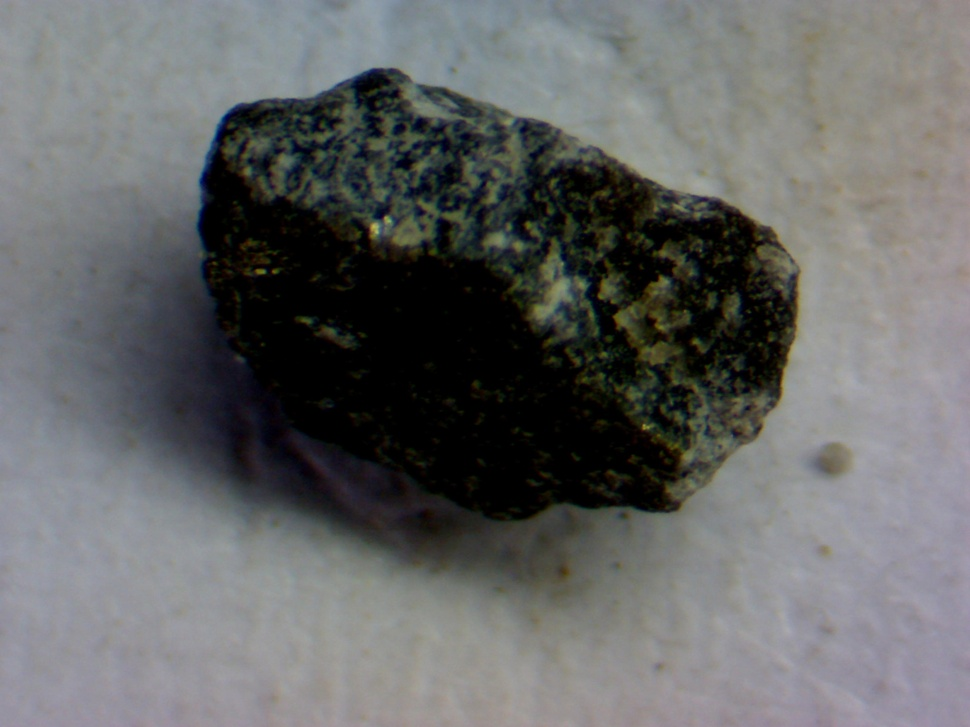
//> input picture OpenCV/Basic/images/1-2-3-src.jpg, 970 x 727 px, shrunk from 3200 x 2400 before the run
$ ./main   (built with g++ and OpenCV 4)
//> lines starting //> are read from the running program, lines starting //| are printed output that depends on the picture
#include "opencv2/opencv.hpp"
#include <iostream>
using namespace std;
using namespace cv;

Mat g_srcImage, g_dstImage, g_grayImage, g_maskImage;//定义原始图、目标图、灰度图、掩模图
int g_nFillMode = 1;//漫水填充的模式
int g_nLowDifference = 20, g_nUpDifference = 20;//负差最大值、正差最大值
int g_nConnectivity = 4;//表示floodFill函数标识符低八位的连通值
int g_bIsColor = true;//是否为彩色图的标识符布尔值
bool g_bUseMask = false;//是否显示掩膜窗口的布尔值
int g_nNewMaskVal = 255;//新的重新绘制的像素值

static void ShowHelpText()
{
	//输出一些帮助信息
	printf("\n\n\n\t欢迎来到漫水填充示例程序~\n\n");
	printf("\n\n\t按键操作说明: \n\n"
		"\t\t鼠标点击图中区域- 进行漫水填充操作\n"
		"\t\t键盘按键【ESC】- 退出程序\n"
		"\t\t键盘按键【1】-  切换彩色图/灰度图模式\n"
		"\t\t键盘按键【2】- 显示/隐藏掩膜窗口\n"
		"\t\t键盘按键【3】- 恢复原始图像\n"
		"\t\t键盘按键【4】- 使用空范围的漫水填充\n"
		"\t\t键盘按键【5】- 使用渐变、固定范围的漫水填充\n"
		"\t\t键盘按键【6】- 使用渐变、浮动范围的漫水填充\n"
		"\t\t键盘按键【7】- 操作标志符的低八位使用4位的连接模式\n"
		"\t\t键盘按键【8】- 操作标志符的低八位使用8位的连接模式\n"
		"\n\n\t\t\t\t\t\t\t\t by浅墨\n\n\n"
	);
}

//鼠标消息onMouse回调函数
static void onMouse(int event, int x, int y, int, void*)
{
	// 若鼠标左键没有按下，便返回
	if (event != CV_EVENT_LBUTTONDOWN)
		return;
	//-------------------【<1>调用floodFill函数之前的参数准备部分】---------------
	Point seed = Point(x, y);
	int LowDifference = (g_nFillMode == 0) ? 0 : g_nLowDifference;//空范围的漫水填充，此值设为0，否则设为全局的g_nLowDifference
	int UpDifference = g_nFillMode == 0 ? 0 : g_nUpDifference;//空范围的漫水填充，此值设为0，否则设为全局的g_nUpDifference
	int flags = g_nConnectivity + (g_nNewMaskVal << 8) +
		(g_nFillMode == 1 ? CV_FLOODFILL_FIXED_RANGE : 0);//标识符的0~7位为g_nConnectivity，8~15位为g_nNewMaskVal左移8位的值，16~23位为CV_FLOODFILL_FIXED_RANGE或者0。

														  //随机生成bgr值
	int b = (unsigned)theRNG() & 255;//随机返回一个0~255之间的值
	int g = (unsigned)theRNG() & 255;//随机返回一个0~255之间的值
	int r = (unsigned)theRNG() & 255;//随机返回一个0~255之间的值
	Rect ccomp;//定义重绘区域的最小边界矩形区域

	Scalar newVal = g_bIsColor ? Scalar(b, g, r) : Scalar(r*0.299 + g * 0.587 + b * 0.114);//在重绘区域像素的新值，若是彩色图模式，取Scalar(b, g, r)；若是灰度图模式，取Scalar(r*0.299 + g*0.587 + b*0.114)

	Mat dst = g_bIsColor ? g_dstImage : g_grayImage;//目标图的赋值
	int area;

	//--------------------【<2>正式调用floodFill函数】-----------------------------
	if (g_bUseMask)
	{
		threshold(g_maskImage, g_maskImage, 1, 128, CV_THRESH_BINARY);
		area = floodFill(dst, g_maskImage, seed, newVal, &ccomp, Scalar(LowDifference, LowDifference, LowDifference),
			Scalar(UpDifference, UpDifference, UpDifference), flags);
		imshow("mask", g_maskImage);
	}
	else
	{
		area = floodFill(dst, seed, newVal, &ccomp, Scalar(LowDifference, LowDifference, LowDifference),
			Scalar(UpDifference, UpDifference, UpDifference), flags);
	}

	imshow("效果图", dst);
	cout << area << " 个像素被重绘\n";
}

void main()
{
	//system("color 2F");//改变console字体颜色
	g_srcImage = imread("images/1-2-3-src.jpg", 1);//载入原图
//> g_srcImage is the input picture: 727 rows x 970 cols, CV_8UC3; mean B, G, R 102.6, 102.7, 101.6
	if (!g_srcImage.data) { printf("Oh，no，读取图片image0错误~！ \n"); return; }
	ShowHelpText();

	g_srcImage.copyTo(g_dstImage);//拷贝源图到目标图
								  //cvtColor(g_srcImage, g_grayImage, COLOR_BGR2GRAY);//转换三通道的image0到灰度图
	g_maskImage.create(g_srcImage.rows + 2, g_srcImage.cols + 2, CV_8UC1);//利用image0的尺寸来初始化掩膜mask

	namedWindow("效果图", CV_WINDOW_NORMAL);
	//创建Trackbar
	createTrackbar("负差最大值", "效果图", &g_nLowDifference, 255, 0);
	createTrackbar("正差最大值", "效果图", &g_nUpDifference, 255, 0);
	//鼠标回调函数
	setMouseCallback("效果图", onMouse, 0);

	//循环轮询按键
	while (1)
	{
		//先显示效果图
		imshow("效果图", g_bIsColor ? g_dstImage : g_grayImage);
		//获取键盘按键
		int c = waitKey(0);
//> the left mouse button is pressed and released at (242, 181)
//> in onMouse, `area = floodFill(dst, seed, newVal, &ccomp, Scalar(LowDifference, LowD..`: area = 86444; ccomp = Rect(203, 150, 475, 370)
//| 86444 个像素被重绘
//> the left mouse button is pressed and released at (727, 181)
//> call 3 of onMouse, with event = 1, x = 727, y = 181
//> in onMouse (call 3), `area = floodFill(dst, seed, newVal, &ccomp, Scalar(LowDifference, LowD..`:
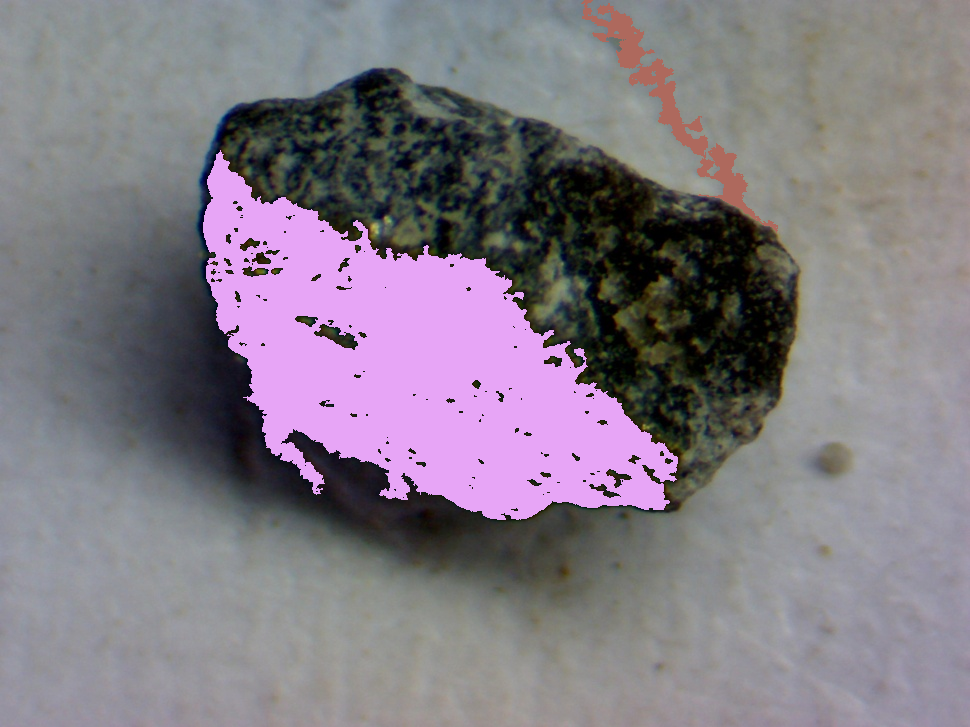
//> dst: 727 rows x 970 cols, CV_8UC3; mean B, G, R 132.3, 122.4, 129.9
//> in onMouse (call 3), `area = floodFill(dst, seed, newVal, &ccomp, Scalar(LowDifference, LowD..`: area = 5604; ccomp = Rect(581, 0, 197, 233)
//| 5604 个像素被重绘
//> the left mouse button is pressed and released at (727, 545)
//> in onMouse (call 5), `area = floodFill(dst, seed, newVal, &ccomp, Scalar(LowDifference, LowD..`:
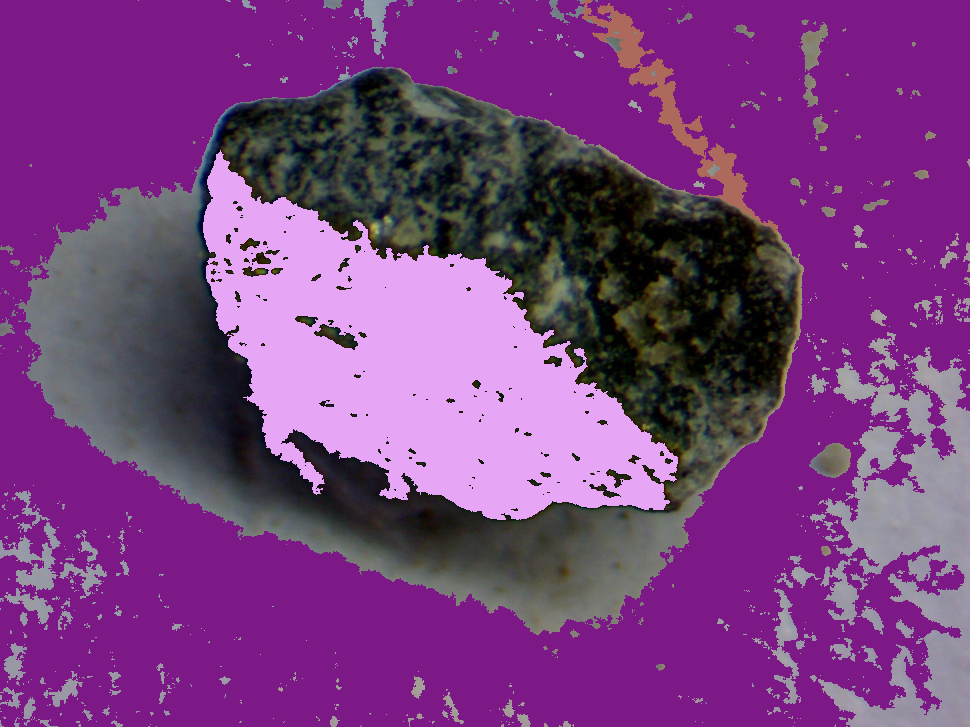
//> dst: 727 rows x 970 cols, CV_8UC3; mean B, G, R 126.5, 61.9, 119.9
//> in onMouse (call 5), `area = floodFill(dst, seed, newVal, &ccomp, Scalar(LowDifference, LowD..`: area = 356520; ccomp = Rect(0, 0, 970, 727)
//| 356520 个像素被重绘
//> the left mouse button is pressed and released at (242, 545)
//> in onMouse (call 7), `area = floodFill(dst, seed, newVal, &ccomp, Scalar(LowDifference, LowD..`:
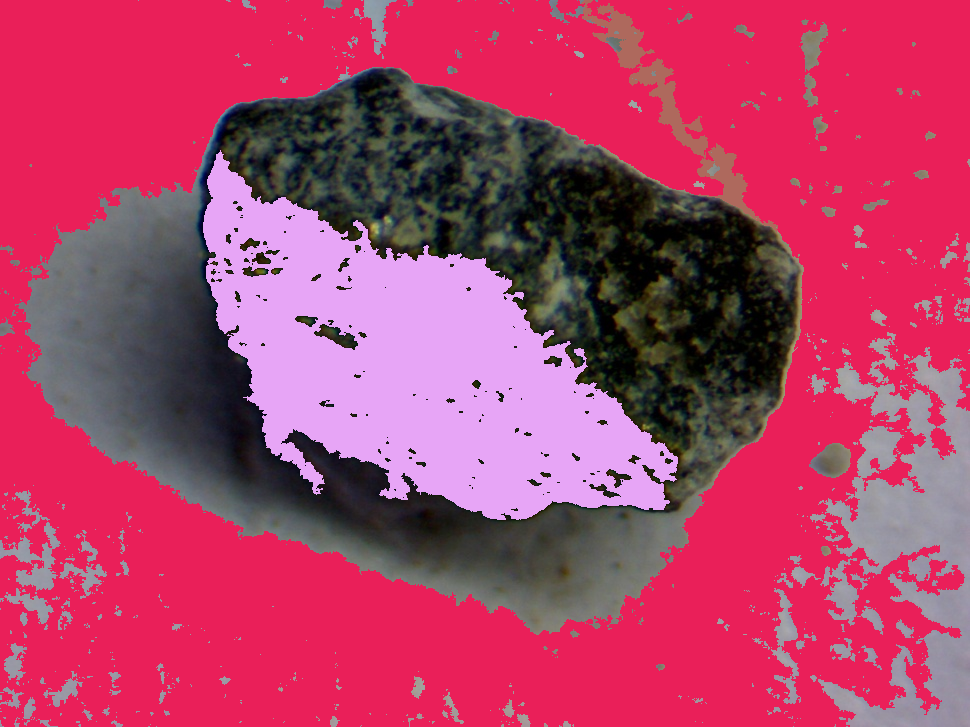
//> dst: 727 rows x 970 cols, CV_8UC3; mean B, G, R 103.7, 65, 175.5
//| 356520 个像素被重绘
//> the Esc key is pressed
		//判断ESC是否按下，若按下便退出
		if ((c & 255) == 27)
		{
			cout << "程序退出...........\n";
			break;
		}

		//根据按键的不同，进行各种操作
		switch ((char)c)
		{
		case '1':    //如果键盘“1”被按下，效果图在在灰度图，彩色图之间互换
			if (g_bIsColor)//若原来为彩色，转为灰度图，并且将掩膜mask所有元素设置为0
			{
				cout << "键盘“1”被按下，切换彩色/灰度模式，当前操作为将【彩色模式】切换为【灰度模式】\n";
				cvtColor(g_srcImage, g_grayImage, COLOR_BGR2GRAY);
				g_maskImage = Scalar::all(0);   //将mask所有元素设置为0
				g_bIsColor = false; //将标识符置为false，表示当前图像不为彩色，而是灰度
			}
			else//若原来为灰度图，便将原来的彩图image0再次拷贝给image，并且将掩膜mask所有元素设置为0
			{
				cout << "键盘“1”被按下，切换彩色/灰度模式，当前操作为将【彩色模式】切换为【灰度模式】\n";
				g_srcImage.copyTo(g_dstImage);
				g_maskImage = Scalar::all(0);
				g_bIsColor = true;//将标识符置为true，表示当前图像模式为彩色
			}
			break;
		case '2'://显示/隐藏掩膜窗口
			if (g_bUseMask)
			{
				destroyWindow("mask");
				g_bUseMask = false;
			}
			else
			{
				namedWindow("mask", 0);
				g_maskImage = Scalar::all(0);
				imshow("mask", g_maskImage);
				g_bUseMask = true;
			}
			break;
		case '3'://恢复原始图像
			cout << "按键“3”被按下，恢复原始图像\n";
			g_srcImage.copyTo(g_dstImage);
			cvtColor(g_dstImage, g_grayImage, COLOR_BGR2GRAY);
			g_maskImage = Scalar::all(0);
			break;
		case '4'://使用空范围的漫水填充
			cout << "按键“4”被按下，使用空范围的漫水填充\n";
			g_nFillMode = 0;
			break;
		case '5'://使用渐变、固定范围的漫水填充
			cout << "按键“5”被按下，使用渐变、固定范围的漫水填充\n";
			g_nFillMode = 1;
			break;
		case '6'://使用渐变、浮动范围的漫水填充
			cout << "按键“6”被按下，使用渐变、浮动范围的漫水填充\n";
			g_nFillMode = 2;
			break;
		case '7'://操作标志符的低八位使用4位的连接模式
			cout << "按键“7”被按下，操作标志符的低八位使用4位的连接模式\n";
			g_nConnectivity = 4;
			break;
		case '8'://操作标志符的低八位使用8位的连接模式
			cout << "按键“8”被按下，操作标志符的低八位使用8位的连接模式\n";
			g_nConnectivity = 8;
			break;
		}
	}
}

$ run again, with OpenCV/Basic/images/3-1-1-src.jpg copied over OpenCV/Basic/images/1-2-3-src.jpg
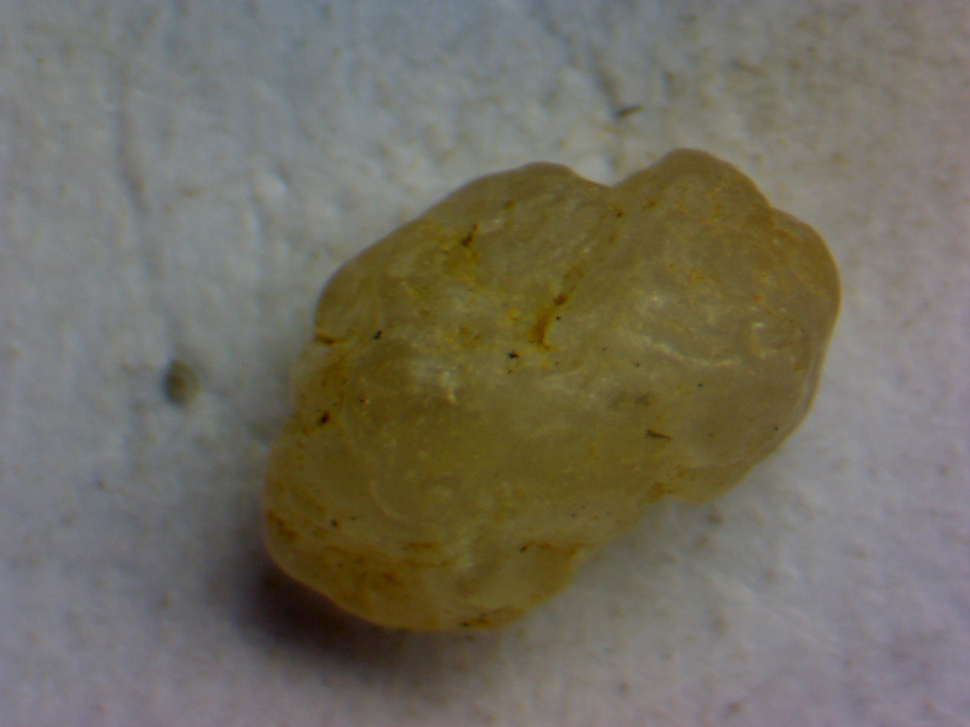
//> input picture OpenCV/Basic/images/3-1-1-src.jpg, 970 x 727 px, shrunk from 3200 x 2400 before the run
//> g_srcImage is the input picture: 727 rows x 970 cols, CV_8UC3; mean B, G, R 95.4, 109.4, 113.9
//> area = 212309; ccomp = Rect(0, 0, 746, 727)
//| 212309 个像素被重绘
//> in onMouse (call 3), `area = floodFill(dst, seed, newVal, &ccomp, Scalar(LowDifference, LowD..`:
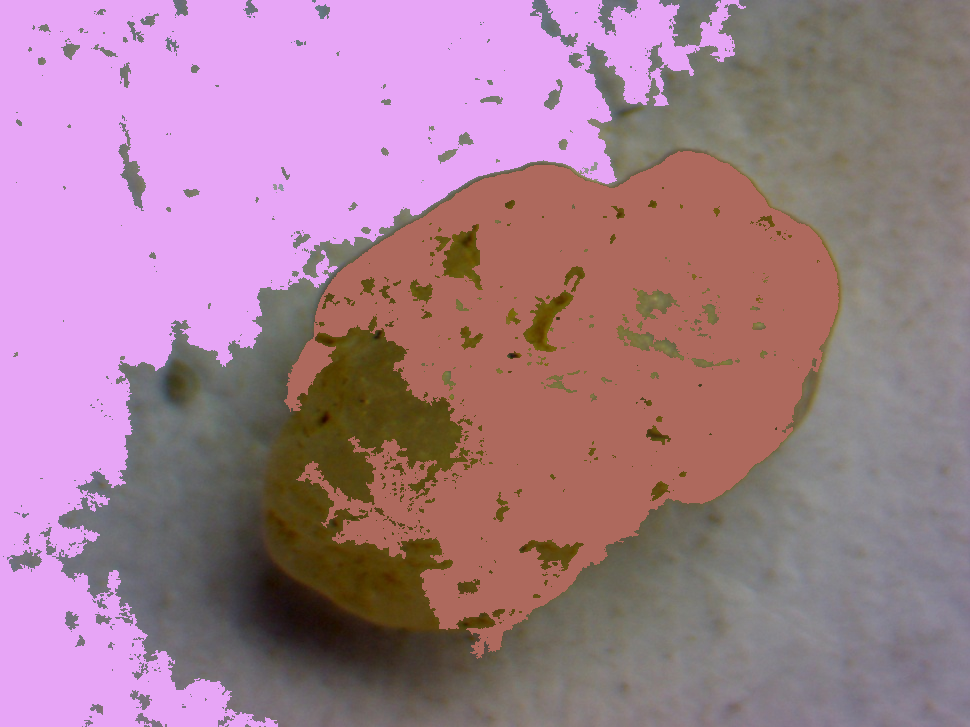
//> dst: 727 rows x 970 cols, CV_8UC3; mean B, G, R 142, 124.6, 161.9
//> area = 147668; ccomp = Rect(284, 151, 555, 508)
//| 147668 个像素被重绘
//| 81441 个像素被重绘
//> in onMouse (call 7), `area = floodFill(dst, seed, newVal, &ccomp, Scalar(LowDifference, LowD..`:
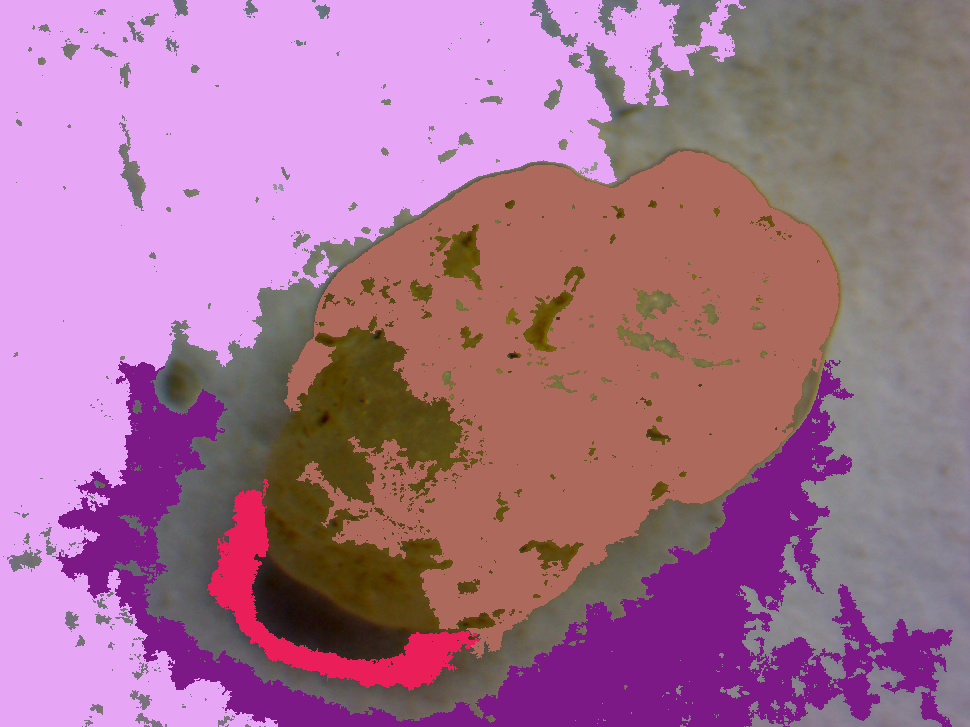
//> dst: 727 rows x 970 cols, CV_8UC3; mean B, G, R 144.2, 113.3, 164.6
//> area = 11172; ccomp = Rect(207, 479, 273, 213)
//| 11172 个像素被重绘

$ run again, with OpenCV/Basic/images/1-1-1-bco.jpg copied over OpenCV/Basic/images/1-2-3-src.jpg
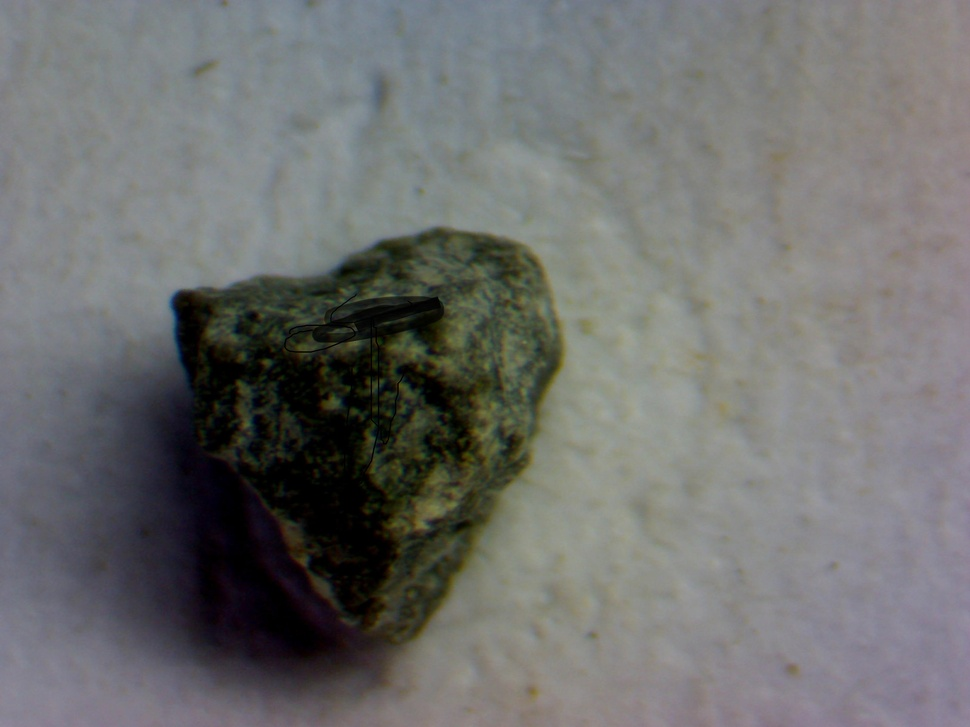
//> input picture OpenCV/Basic/images/1-1-1-bco.jpg, 970 x 727 px, shrunk from 3200 x 2400 before the run
//> g_srcImage is the input picture: 727 rows x 970 cols, CV_8UC3; mean B, G, R 109.8, 111.1, 110.3
//> in onMouse, `area = floodFill(dst, seed, newVal, &ccomp, Scalar(LowDifference, LowD..`:
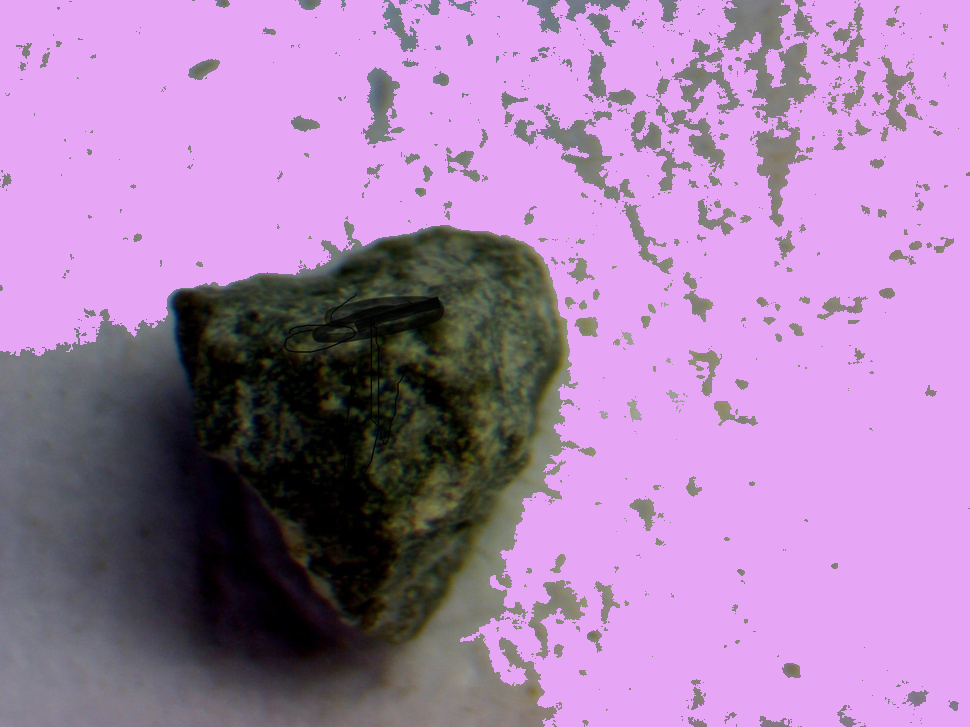
//> dst: 727 rows x 970 cols, CV_8UC3; mean B, G, R 174.9, 127.9, 167.4
//> area = 421770; ccomp = Rect(0, 0, 970, 727)
//| 421770 个像素被重绘
//| 421770 个像素被重绘
//| 421770 个像素被重绘
//> in onMouse (call 7), `area = floodFill(dst, seed, newVal, &ccomp, Scalar(LowDifference, LowD..`:
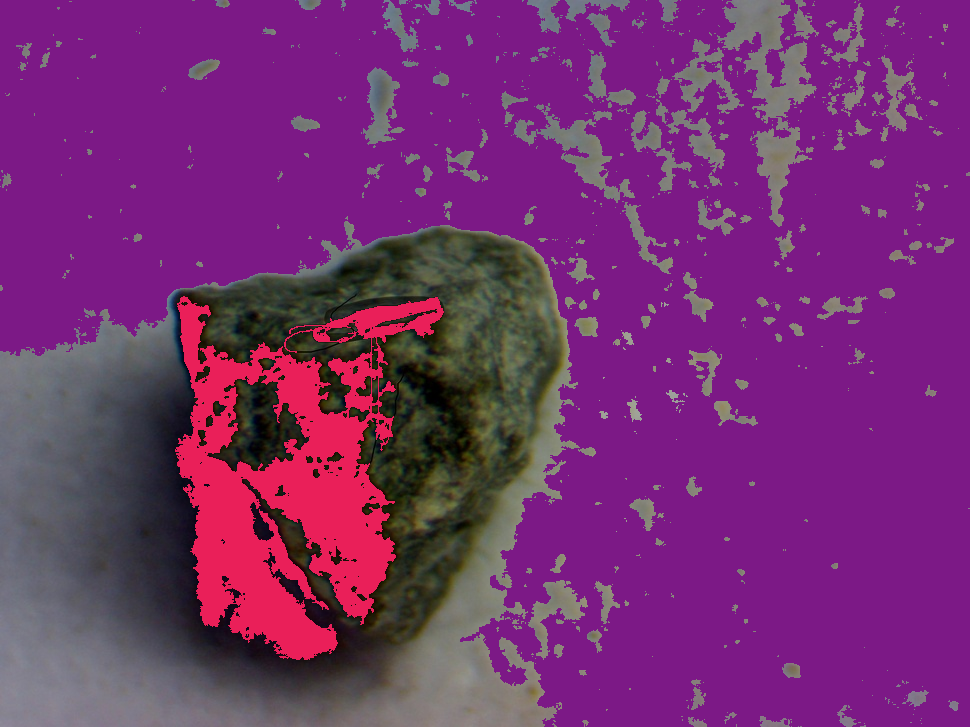
//> dst: 727 rows x 970 cols, CV_8UC3; mean B, G, R 113.1, 45.9, 117.6
//> area = 43819; ccomp = Rect(175, 296, 269, 364)
//| 43819 个像素被重绘
